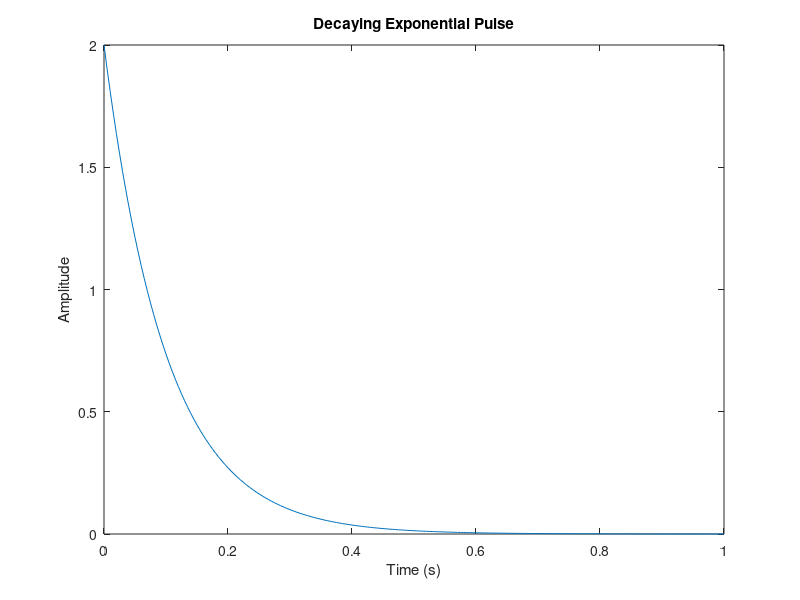
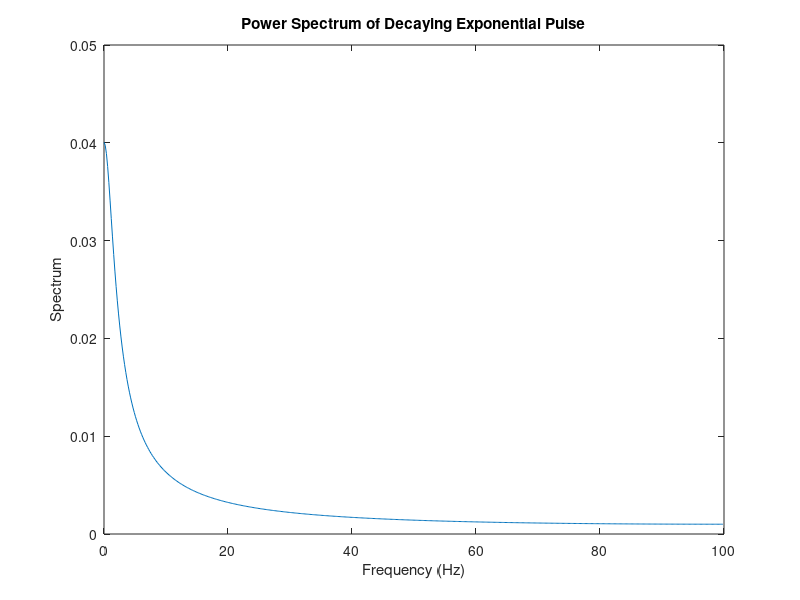

Here is the MATLAB script that generated these plots, in order:
% EXAMPLE 01: COSINE WAVE
Fs = 200;               % sampling frequency
t = 0:(1/Fs):1;         % time vector of 1 second
a = 10;                 % exp factor exp(-at)
x = 2*exp(-a*t);      % symm double exp pulse
nfft = 1024;            % length of FFT
X = fft(x, nfft);       % eval FFT

% We only want the positive half of X post FFT
X = X(1:(nfft/2));

mx = abs(X/nfft);       % normalized mag of X
f = (0:nfft/2-1)*Fs/nfft;  % Freq vector
% notice Fs/nfft, this aligns the frequency at f
% as we sampled the function at a frequency different
% than the FFT is long (200/1024 = 0.19 scale)

% Generate plot
figure(1);
plot(t,x);
title('Decaying Exponential Pulse');
xlabel('Time (s)');
ylabel('Amplitude');
figure(2);
plot(f,mx);
title('Power Spectrum of Decaying Exponential Pulse');
xlabel('Frequency (Hz)');
ylabel('Spectrum');
